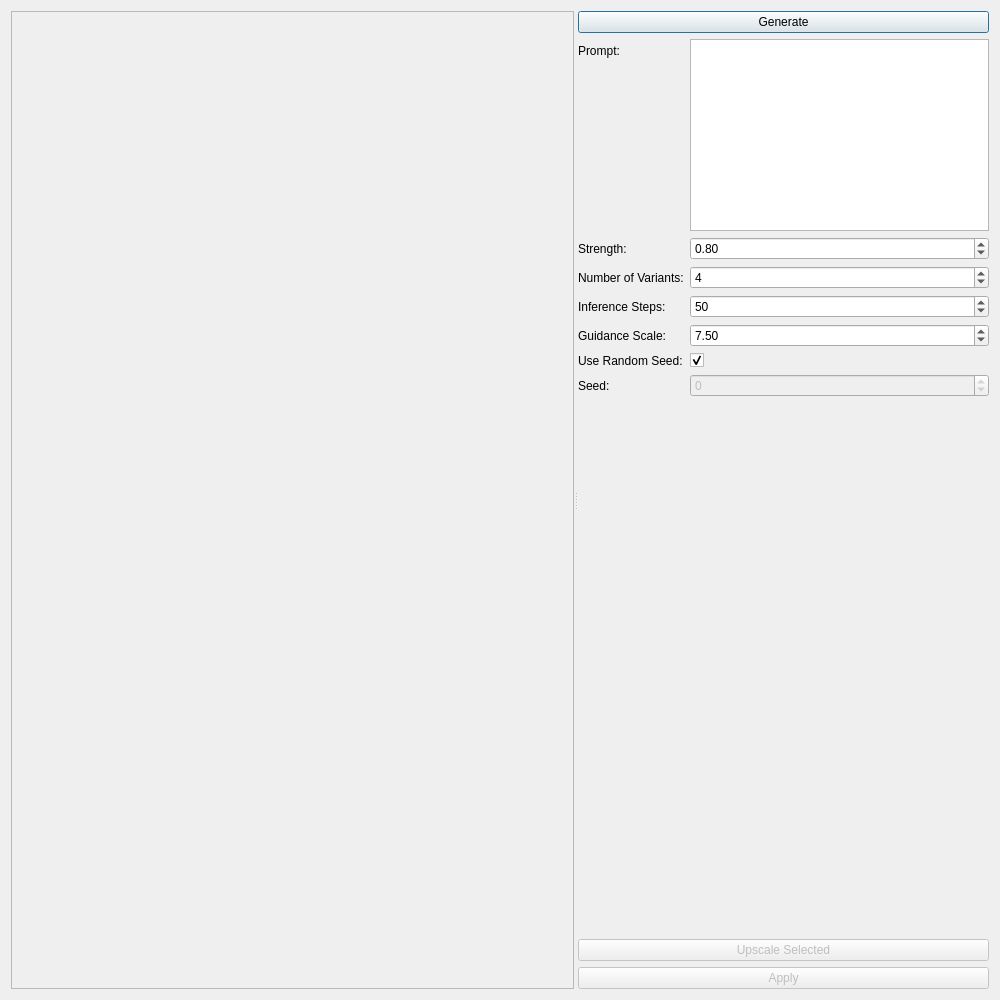
<?xml version="1.0" encoding="UTF-8"?>
<ui version="4.0">
 <class>Dialog</class>
 <widget class="QDialog" name="Dialog">
  <property name="geometry">
   <rect>
    <x>0</x>
    <y>0</y>
    <width>1000</width>
    <height>1000</height>
   </rect>
  </property>
  <property name="sizePolicy">
   <sizepolicy hsizetype="Preferred" vsizetype="Preferred">
    <horstretch>0</horstretch>
    <verstretch>0</verstretch>
   </sizepolicy>
  </property>
  <property name="minimumSize">
   <size>
    <width>1000</width>
    <height>1000</height>
   </size>
  </property>
  <property name="baseSize">
   <size>
    <width>1000</width>
    <height>1000</height>
   </size>
  </property>
  <property name="windowTitle">
   <string>Dialog</string>
  </property>
  <layout class="QGridLayout" name="gridLayout">
   <item row="0" column="0">
    <widget class="QSplitter" name="splitter">
     <property name="orientation">
      <enum>Qt::Horizontal</enum>
     </property>
     <widget class="QScrollArea" name="scrollArea">
      <property name="sizePolicy">
       <sizepolicy hsizetype="Expanding" vsizetype="Expanding">
        <horstretch>0</horstretch>
        <verstretch>0</verstretch>
       </sizepolicy>
      </property>
      <property name="baseSize">
       <size>
        <width>500</width>
        <height>0</height>
       </size>
      </property>
      <property name="widgetResizable">
       <bool>true</bool>
      </property>
      <widget class="QWidget" name="images_scroll_area_contents">
       <property name="geometry">
        <rect>
         <x>0</x>
         <y>0</y>
         <width>556</width>
         <height>978</height>
        </rect>
       </property>
       <layout class="QGridLayout" name="gridLayout_2" rowstretch="0,1">
        <item row="1" column="0">
         <spacer name="verticalSpacer">
          <property name="orientation">
           <enum>Qt::Vertical</enum>
          </property>
          <property name="sizeType">
           <enum>QSizePolicy::Expanding</enum>
          </property>
          <property name="sizeHint" stdset="0">
           <size>
            <width>20</width>
            <height>0</height>
           </size>
          </property>
         </spacer>
        </item>
        <item row="0" column="0">
         <layout class="QGridLayout" name="images_grid_layout">
          <property name="sizeConstraint">
           <enum>QLayout::SetDefaultConstraint</enum>
          </property>
          <item row="2" column="0">
           <spacer name="horizontalSpacer">
            <property name="orientation">
             <enum>Qt::Horizontal</enum>
            </property>
            <property name="sizeHint" stdset="0">
             <size>
              <width>500</width>
              <height>20</height>
             </size>
            </property>
           </spacer>
          </item>
         </layout>
        </item>
       </layout>
      </widget>
     </widget>
     <widget class="QWidget" name="layoutWidget">
      <layout class="QVBoxLayout" name="verticalLayout">
       <item>
        <widget class="QPushButton" name="generate_button">
         <property name="sizePolicy">
          <sizepolicy hsizetype="Minimum" vsizetype="Fixed">
           <horstretch>0</horstretch>
           <verstretch>0</verstretch>
          </sizepolicy>
         </property>
         <property name="text">
          <string>Generate</string>
         </property>
        </widget>
       </item>
       <item>
        <layout class="QFormLayout" name="formLayout">
         <item row="0" column="0">
          <widget class="QLabel" name="label">
           <property name="text">
            <string>Prompt:</string>
           </property>
          </widget>
         </item>
         <item row="2" column="0">
          <widget class="QLabel" name="label_6">
           <property name="text">
            <string>Number of Variants:</string>
           </property>
          </widget>
         </item>
         <item row="2" column="1">
          <widget class="QSpinBox" name="number_of_variants_spin_box">
           <property name="minimum">
            <number>1</number>
           </property>
           <property name="value">
            <number>4</number>
           </property>
          </widget>
         </item>
         <item row="3" column="0">
          <widget class="QLabel" name="label_2">
           <property name="text">
            <string>Inference Steps:</string>
           </property>
          </widget>
         </item>
         <item row="3" column="1">
          <widget class="QSpinBox" name="inference_spin_box">
           <property name="minimum">
            <number>1</number>
           </property>
           <property name="maximum">
            <number>1000</number>
           </property>
           <property name="value">
            <number>50</number>
           </property>
           <property name="displayIntegerBase">
            <number>10</number>
           </property>
          </widget>
         </item>
         <item row="4" column="0">
          <widget class="QLabel" name="label_3">
           <property name="text">
            <string>Guidance Scale:</string>
           </property>
          </widget>
         </item>
         <item row="4" column="1">
          <widget class="QDoubleSpinBox" name="guidance_scale_double_spin_box">
           <property name="singleStep">
            <double>0.100000000000000</double>
           </property>
           <property name="value">
            <double>7.500000000000000</double>
           </property>
          </widget>
         </item>
         <item row="5" column="0">
          <widget class="QLabel" name="label_4">
           <property name="text">
            <string>Use Random Seed:</string>
           </property>
          </widget>
         </item>
         <item row="5" column="1">
          <widget class="QCheckBox" name="use_random_seed_check_box">
           <property name="text">
            <string/>
           </property>
           <property name="checked">
            <bool>true</bool>
           </property>
          </widget>
         </item>
         <item row="6" column="0">
          <widget class="QLabel" name="label_5">
           <property name="text">
            <string>Seed:</string>
           </property>
          </widget>
         </item>
         <item row="6" column="1">
          <widget class="QSpinBox" name="seed_spin_box">
           <property name="enabled">
            <bool>false</bool>
           </property>
           <property name="minimum">
            <number>-1000000</number>
           </property>
           <property name="maximum">
            <number>1000000</number>
           </property>
          </widget>
         </item>
         <item row="0" column="1">
          <widget class="QPlainTextEdit" name="prompt_plain_text_edit">
           <property name="sizePolicy">
            <sizepolicy hsizetype="MinimumExpanding" vsizetype="Preferred">
             <horstretch>0</horstretch>
             <verstretch>0</verstretch>
            </sizepolicy>
           </property>
           <property name="plainText">
            <string/>
           </property>
          </widget>
         </item>
         <item row="1" column="0">
          <widget class="QLabel" name="strength_label">
           <property name="text">
            <string>Strength:</string>
           </property>
          </widget>
         </item>
         <item row="1" column="1">
          <widget class="QDoubleSpinBox" name="strength_double_spin_box">
           <property name="maximum">
            <double>1.000000000000000</double>
           </property>
           <property name="singleStep">
            <double>0.100000000000000</double>
           </property>
           <property name="value">
            <double>0.800000000000000</double>
           </property>
          </widget>
         </item>
        </layout>
       </item>
       <item>
        <widget class="QPushButton" name="upscale_selected_button">
         <property name="enabled">
          <bool>false</bool>
         </property>
         <property name="text">
          <string>Upscale Selected</string>
         </property>
        </widget>
       </item>
       <item>
        <widget class="QPushButton" name="apply_button">
         <property name="enabled">
          <bool>false</bool>
         </property>
         <property name="text">
          <string>Apply</string>
         </property>
        </widget>
       </item>
      </layout>
     </widget>
    </widget>
   </item>
  </layout>
 </widget>
 <resources/>
 <connections>
  <connection>
   <sender>generate_button</sender>
   <signal>clicked()</signal>
   <receiver>Dialog</receiver>
   <slot>generate()</slot>
   <hints>
    <hint type="sourcelabel">
     <x>581</x>
     <y>23</y>
    </hint>
    <hint type="destinationlabel">
     <x>563</x>
     <y>21</y>
    </hint>
   </hints>
  </connection>
  <connection>
   <sender>upscale_selected_button</sender>
   <signal>clicked()</signal>
   <receiver>Dialog</receiver>
   <slot>upscale()</slot>
   <hints>
    <hint type="sourcelabel">
     <x>581</x>
     <y>629</y>
    </hint>
    <hint type="destinationlabel">
     <x>559</x>
     <y>618</y>
    </hint>
   </hints>
  </connection>
  <connection>
   <sender>apply_button</sender>
   <signal>clicked()</signal>
   <receiver>Dialog</receiver>
   <slot>apply()</slot>
   <hints>
    <hint type="sourcelabel">
     <x>584</x>
     <y>647</y>
    </hint>
    <hint type="destinationlabel">
     <x>562</x>
     <y>653</y>
    </hint>
   </hints>
  </connection>
 </connections>
 <slots>
  <slot>generate()</slot>
  <slot>upscale()</slot>
  <slot>apply()</slot>
 </slots>
</ui>
